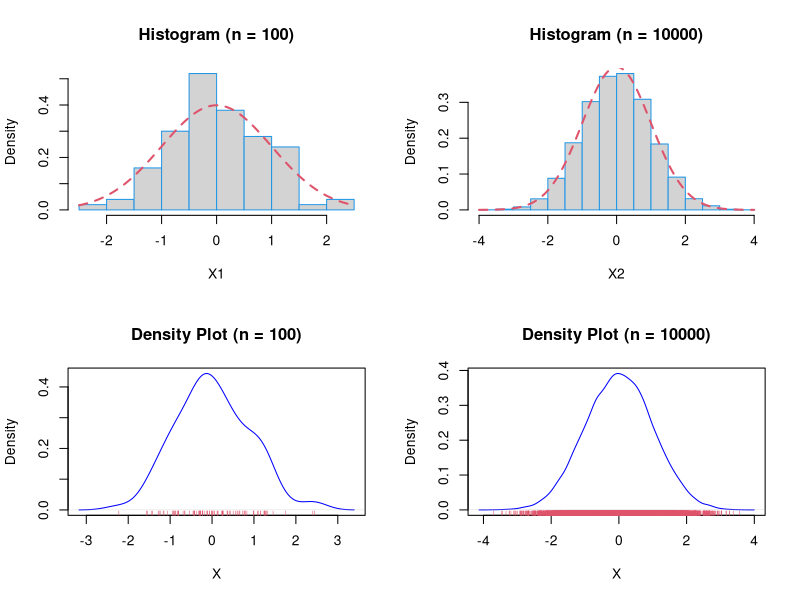

The R script that drew this image:
## ---- chunk 1
set.seed(0)

# Параметри розподілу:
a <- 0
s <- 1

# Генеруємо вибірки:
n1 <- 100
n2 <- 10000

X1 <- rnorm(n1, a, s) # вибірка розміру 100
X2 <- rnorm(n2, a, s) # вибірка розміру 10000

cat("Перші елементи вибірки X1:", head(X1))
cat("Перші елементи вибірки X2:", head(X2))
## ---- chunk 2
# Теоретичні характеристики
theoretical_mean <- a
theoretical_sd <- s

# Вибіркові характеристики
sample_mean_X1 <- mean(X1)
sample_sd_X1 <- sd(X1)

sample_mean_X2 <- mean(X2)
sample_sd_X2 <- sd(X2)

cat("Теоретичне середнє:", theoretical_mean, "\n",
    "Теоретичне стандартне відхилення:", theoretical_sd, "\n")
cat("Вибіркові характеристики X1:", "\n",
    "Середнє:", sample_mean_X1, "\n",
    "Стандартне відхилення:", sample_sd_X1, "\n")
cat("Вибіркові характеристики X2:", "\n",
    "Середнє:", sample_mean_X2, "\n",
    "Стандартне відхилення:", sample_sd_X2)
## ---- chunk 3
op <- par(mfrow = c(2, 2))

# Гістограми для X1 та X2
hist(X1, freq = FALSE, col = "lightgray", main = "Histogram (n = 100)", border = 4)
curve(dnorm(x, a, s), col = 2, lty = 2, lwd = 2, add = TRUE)

hist(X2, freq = FALSE, col = "lightgray", main = "Histogram (n = 10000)", border = 4)
curve(dnorm(x, a, s), col = 2, lty = 2, lwd = 2, add = TRUE)

# Щільність розподілу для X1 та X2
plot(density(X1), main = "Density Plot (n = 100)", col = "blue", xlab = "X")
rug(X1, col = 2)

plot(density(X2), main = "Density Plot (n = 10000)", col = "blue", xlab = "X")
rug(X2, col = 2)

par(op)
## ---- chunk 4
comparison <- data.frame(
  Характеристика = c("Середнє", "Стандартне відхилення"),
  Теоретичне = c(theoretical_mean, theoretical_sd),
  "Вибірка (n = 100)" = c(sample_mean_X1, sample_sd_X1),
  "Вибірка (n = 10000)" = c(sample_mean_X2, sample_sd_X2)
)

print(comparison)
